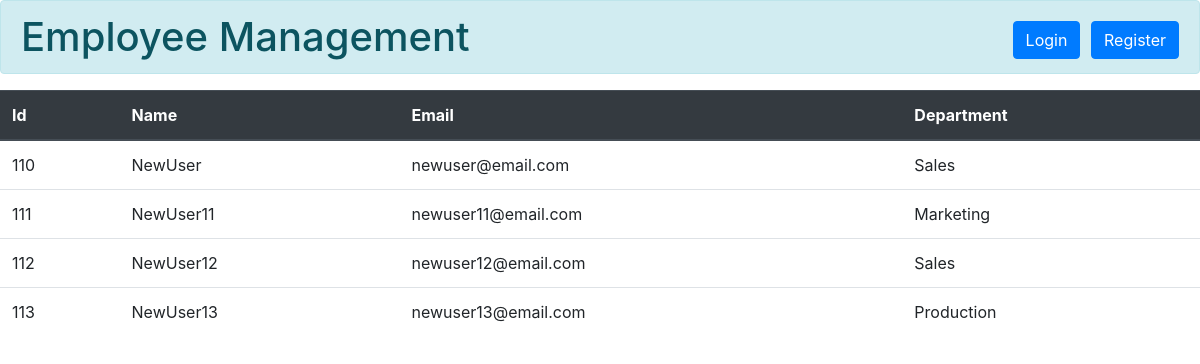
/, run on an earlier commit of the app's database.
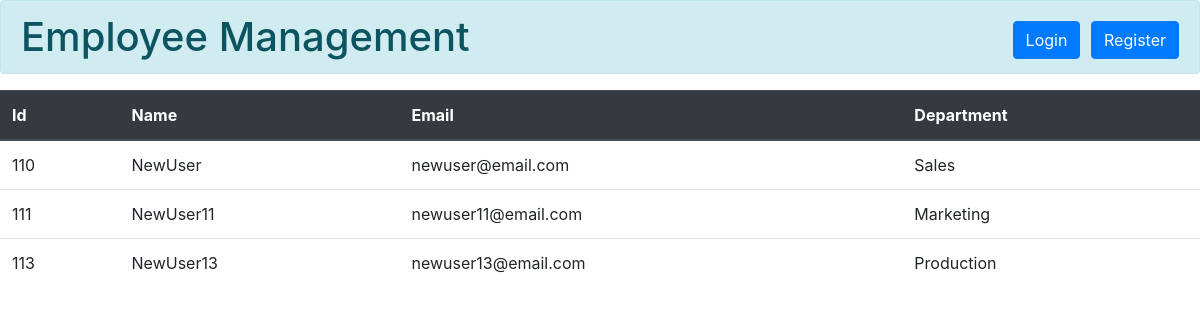
And on a later commit of the database.
### employee/models.py (models this page shows, shortened)
class Employee(models.Model):
    Employee_Id = models.IntegerField()
    Name = models.CharField(max_length=50)
    Email = models.CharField(max_length=30)
    department = models.ForeignKey(Department, on_delete=models.CASCADE)

class Department(models.Model):
    department = models.CharField(max_length=50)
    department_id = models.IntegerField()
    def __str__(self):
        return self.department

### employee/views.py (the view)
# urls.py: 2. Add a URL to urlpatterns:  path('', views.home, name='home')
def home(request):
    employ = Employee.objects.all()
    return render(request, "employee/home.html", {'employee': employ})

### employee/templates/employee/home.html (shortened to what this page needs)
{% extends 'base.html' %}
{% block content %}
    <h1 class="alert alert-info">Employee Management
        <div align="right" style="float:right">
            {% if request.user.is_authenticated %}
                {{ request.user.username }}
                <a href="{% url 'profile' %}" class="btn btn-primary btn-md" role="button">Profile</a>
                <a href="{% url 'logout' %}" class="btn btn-primary btn-md" role="button">Logout</a>
            {% else %}
                <a href="{% url 'login' %}" class="btn btn-primary btn-md" role="button">Login</a>
                <a href="{% url 'register' %}" class="btn btn-primary btn-md" role="button">Register</a>
            {% endif %}
        </div>
    </h1>
    <table class="table">
      <thead class="thead-dark">
        <tr>
          <th scope="col">Id</th>
          <th scope="col">Name</th>
          <th scope="col">Email</th>
          <th scope="col">Department</th>
        </tr>
      </thead>
      <tbody>
      {% for emp in employee %}
        <tr>
          <td>{{ emp.Employee_Id }}</td>
          <td>{{ emp.Name }}</td>
          <td>{{ emp.Email }}</td>
          <td>{{ emp.department }}</td>
            {% endfor %}
        </tr>
      </tbody>
    </table>
{% endblock %}

What changed in the data, as far as the page shows it:
removed Employee: Employee_Id "112", Name "NewUser12", Email "newuser12@email.com", department "Sales"
